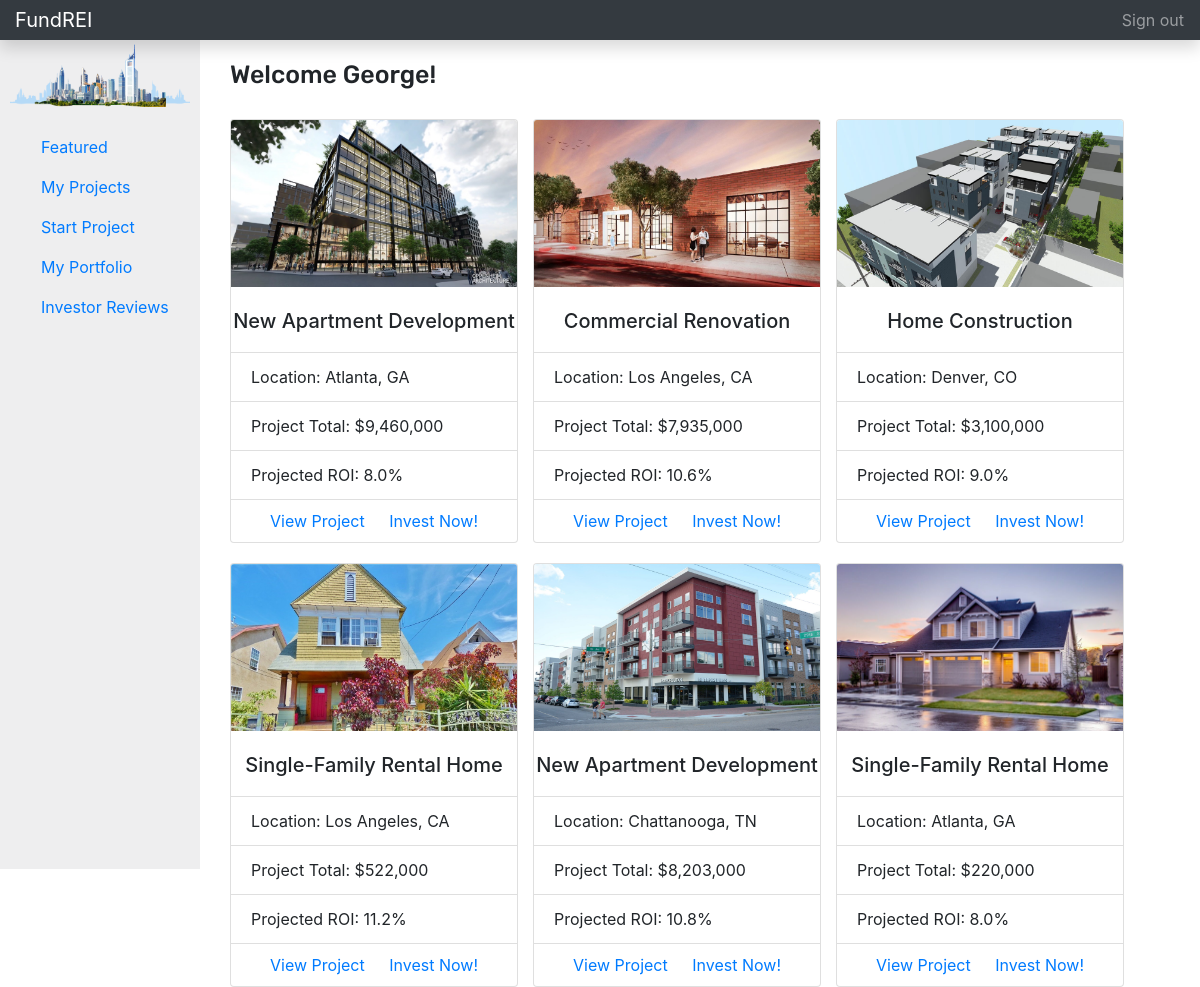
Page /home (signed in) on the committed database.
### app/models.py (models this page shows, shortened)
class User(models.Model):
    first_name = models.CharField(max_length=45)
    last_name = models.CharField(max_length=45)
    email = models.CharField(max_length=45)
    password = models.CharField(max_length=255)
    created_at = models.DateTimeField(auto_now_add=True)
    update_at = models.DateTimeField(auto_now=True)
    objects = UserManager()

class Project(models.Model):
    creator = models.ForeignKey(User, related_name="projects", on_delete=models.CASCADE)
    title = models.CharField(max_length=255)
    invested_by = models.ManyToManyField(User, related_name="invested_projects", blank=True)
    description = models.TextField()
    location = models.CharField(max_length=255)
    price = models.CharField(max_length=25, blank=True)
    roi = models.CharField(max_length=255, blank=True)
    units = models.CharField(max_length=25, blank=True)
    image = models.ImageField(upload_to='images/', default='', null=True)
    created_at = models.DateTimeField(auto_now_add=True)
    updated_at = models.DateTimeField(auto_now=True)
    objects = UserManager()

### app/views.py (the view)
# urls.py: path('home', views.home),
def home(request):
    user = User.objects.get(id=request.session['userid'])
    context = {
        'projects': Project.objects.all(),
        'user': user
    }
    return render(request, "home.html", context)

### app/templates/home.html (shortened to what this page needs)
<!DOCTYPE html>
<html lang="en">
<head>
    <link rel="stylesheet" href="https://stackpath.bootstrapcdn.com/bootstrap/4.3.1/css/bootstrap.min.css">
    {% load static %}
    <link rel="stylesheet" href="{% static 'css/style.css' %}">
</head>
<body >
    <div class="header">
        <nav class="navbar navbar-dark fixed-top bg-dark flex-md-nowrap p-0 shadow">
        <a class="navbar-brand col-sm-3 col-md-2 mr-0" href="/home">FundREI</a>
        <ul class="navbar-nav px-3">
            <li class="nav-item text-nowrap">
                <a class="nav-link" href="/">Sign out</a>
            </li>
        </ul>
        </nav>
    </div>
    <h3 class="welcome">Welcome {{ user.first_name }}!</h3><br>
    <div class="container-fluid">
        <div class="main">
                <div class="side">
                <img class="logo" src="/static/img/logo2.png" alt="">
                <div class="links">
                <ul class="nav flex-column">
                    <li class="nav-item">
                        <a class="nav-link active" href="/home">
                            Featured <span class="sr-only">(current)</span>
                        </a>
                    </li>
                    <li class="nav-item">
                        <a class="nav-link" href="/investments/{{ user.id }}">
                            My Projects
                        </a>
                    </li>
                    <li class="nav-item">
                        <a class="nav-link" href="/add-project/">
                            Start Project
                        </a>
                    </li>
                    <li class="nav-item">
                        <a class="nav-link" href="/portfolio/{{ user.id }}">
                            My Portfolio
                        </a>
                    </li>
                    <li class="nav-item">
                        <a class="nav-link" href="#">
                            Investor Reviews
                        </a>
                    </li>
                </ul>
            </div>
            </div>
            </div>
            <div class="deck">
                {% for project in projects %}
                <div class="card" style="width: 18rem;">
                    <a href="/project/{{ project.id }}" class="card-link"><img  class="card-img-top" src="/media/{{ project.image }}" alt="Card image cap"></a>
                    <div class="card-body-top">
                        <h5 class="card-title">{{ project.title }}</h5>
                    </div>
                    <ul class="list-group list-group-flush">
                        <li class="list-group-item">Location: {{ project.location }}</li>
                        <li class="list-group-item">Project Total: ${{ project.price }}</li>
                        <li class="list-group-item">Projected ROI: {{ project.roi }}</li>
                    </ul>
                    <div class="card-body-bottom">
                        <a href="/project/{{ project.id }}" class="card-link">View Project</a>
                        <a href="/add_inv/{{ user.id }}/{{ project.id }}" class="card-link">Invest Now!</a>
                    </div>
                </div>
                {% endfor %}
            </div>
        </div>
</body>
</html>

### app/static/css/style.css (style rules this page uses)
html, body { height: 100%; }
.header { margin-bottom: 40px; }
.container-fluid { display: flex; padding-left: 0; height: 100%; }
.col-md-2 { height: 100%; display: flex; }
.card { margin-right: 15px; margin-top: 20px; height: 424px; }
.card-body-top { text-align: center; align-content: center; height: 65px; padding-top: 15px; padding-bottom: auto; }
.card-body-bottom { text-align: center; padding-top: 10px; }
.deck { display: flex; flex-wrap: wrap; align-content: flex-start; margin-top: 70px; margin-right: 10px; margin-left: 30px; }
.side { background-color: rgba(52, 58, 64, 0.082); width: 200px; text-align: center; height: 105%; }
.side img { padding-top: 15px; }
.links { text-align: left; padding-left: 25px; }
h3 { font-family: 'Rubik', sans-serif; font-size: 25px; padding-top: 10px; }
.logo { padding-top: 5px; width: 180px; }
.welcome { padding-left: 230px; width: 900px; display: block; margin-top: 50px; margin-bottom: -85px; }
.nav { padding-top: 20px; }
.card-img-top { height: 167px; }

### rows in the picture
User: first_name "George"
Project: image (picture), title "New Apartment Development", location "Atlanta, GA", price "9,460,000", roi "8.0%"
Project: image (picture), title "Commercial Renovation", location "Los Angeles, CA", price "7,935,000", roi "10.6%"
Project: image (picture), title "Home Construction", location "Denver, CO", price "3,100,000", roi "9.0%"
Project: image (picture), title "Single-Family Rental Home", location "Los Angeles, CA", price "522,000", roi "11.2%"
Project: image (picture), title "New Apartment Development", location "Chattanooga, TN", price "8,203,000", roi "10.8%"
Project: image (picture), title "Single-Family Rental Home", location "Atlanta, GA", price "220,000", roi "8.0%"
